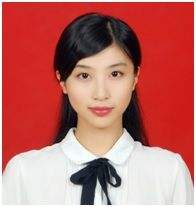
#> input picture face3.jpg, 196 x 207 px, given as the content of the folder C:/Users/mcnuggest/Desktop/01/, which was not available
$ python LBP.py
#> lines starting #> are read from the running program, lines starting #| are printed output that depends on the picture
from numpy import *
from numpy import linalg as la
import cv2
import os
import math

# [11 lines left out: function minBinary, not called in this run]

        # 加载图像

def loadImageSet(add):
#> called with add = 'C:\\Users\\mcnuggest\\Desktop\\01\\'
    FaceMat = mat(zeros((11, 100 * 100)))
    j = 0
    for i in os.listdir(add):
        try:
            img = cv2.imread(add + i, 0)
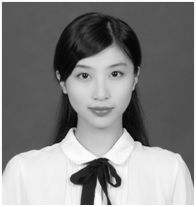
#> img: shape (207, 196); min 0, max 255, mean 131.5
            FaceMat[j, :] = mat(img).flatten()
            j += 1
                # cv2.imwrite(str(i)+'.jpg',img)
        except:
            print('load %s failed' % i)

    return FaceMat


# 算法主过程
# [68 lines left out: functions LBP, judgeFace, calHistogram, not called in this run]

def runLBP():
    # 加载图像
    FaceMat = loadImageSet('C:\\Users\\mcnuggest\\Desktop\\01\\').T
#> (the run stopped early here; a loop or call above may not have finished)

$ run again, on face4.jpg
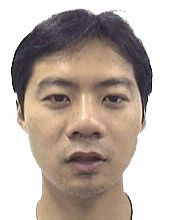
#> input picture face4.jpg, 170 x 220 px, given as the content of the folder C:/Users/mcnuggest/Desktop/01/, which was not available
#> in loadImageSet, `img = cv2.imread(add + i, 0)`:
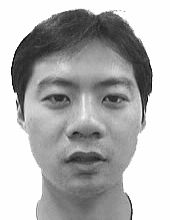
#> img: shape (220, 170); min 0, max 255, mean 176.3

$ run again, on face5.jpg
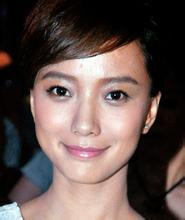
#> input picture face5.jpg, 185 x 220 px, given as the content of the folder C:/Users/mcnuggest/Desktop/01/, which was not available
#> in loadImageSet, `img = cv2.imread(add + i, 0)`:
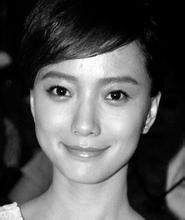
#> img: shape (220, 185); min 0, max 255, mean 86.3
